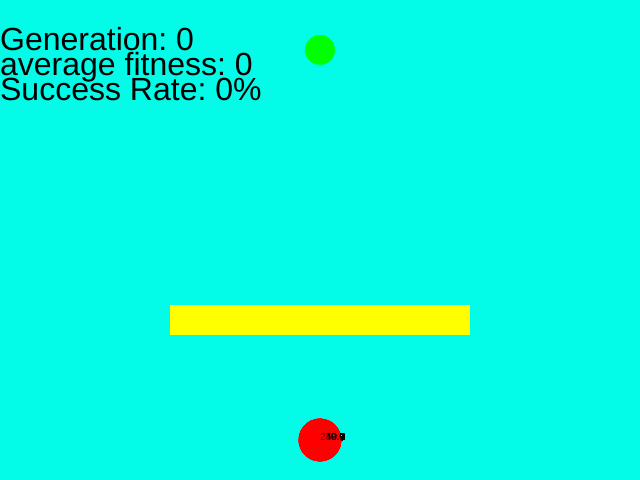
Frame 1 (no input)
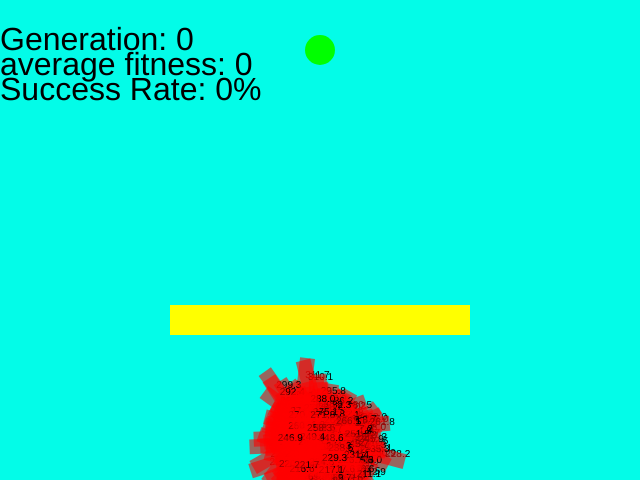
Frame 60 (no input)
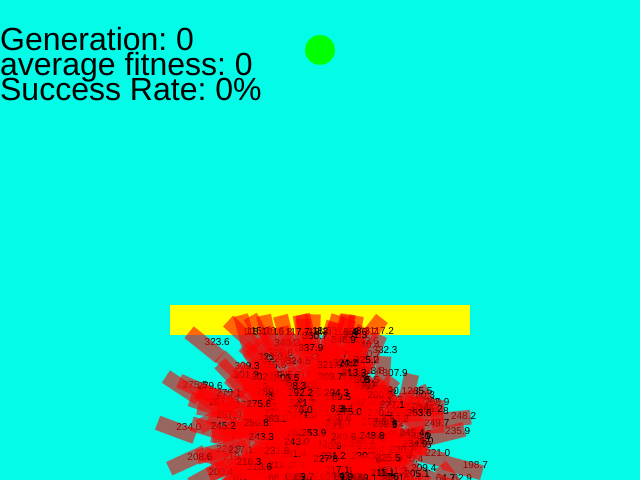
Frame 120 (the mouse pressed at the canvas centre since frame 60)

The p5.js sketch that drew these frames (run headless with seeded random() and noise() and a simulated clock; from frame 60 on, the mouse is pressed at the canvas centre):

// p5.js sketch
// ── sketch.js
const LIFE_SPAN = 1000; // life of the flies
const POP_SIZE = 500 // population size
const REWARD_MULT = 1000 // reward of finding food
const PUNISH_DIV = 3 // punshment for hitting stuff
const MUTATION_RATE = 0.1 // rates of fly mutation

let count = 0;
let generation = 0;
let averageFit = 0;
let successRate = 0;


function setup() {
    createCanvas(640, 480);

    population = new Population(LIFE_SPAN, POP_SIZE, REWARD_MULT, PUNISH_DIV);
}
function draw() {
    background(3, 252, 232);
    textSize(32);
    text("Generation: " + generation, 0, 50);
    text ("average fitness: " + averageFit, 0, 75)
    text("Success Rate: " + successRate + "%", 0, 100);
    population.run(count);
    count++;

    if(count == LIFE_SPAN){
        population.evaluate();
        averageFit = population.findAverageFitness();
        successRate = population.successRate;
        let newFlies = population.generateNewPopulation(MUTATION_RATE);
        population = new Population(LIFE_SPAN, POP_SIZE, REWARD_MULT, PUNISH_DIV, newFlies);
        count = 0;
        generation++;
    }
}
// ── DNA.js
class DNA {
    constructor(length) {
        this.genes = []

        for (let i = 0; i < length; i++){
            this.genes[i] = p5.Vector.random2D();
            this.genes[i].setMag(0.1); 
        }

    }

    generateMergedDNA(mutationRate, parentA, parentB){

        let tempGenes = [];

        for(let i = 0; i < parentA.dna.genes.length; i++){

            let p = int(random());

            tempGenes.push(p ? parentA.dna.genes[i] : parentB.dna.genes[i]);

            let shouldMutate = random();

            if (mutationRate > shouldMutate){
                tempGenes[i] = p5.Vector.random2D();
                tempGenes[i].setMag(0.1);
            }
        }

        this.genes = tempGenes;
    }
}
// ── Fly.js
class Fly {
    constructor(lifeSpan, reward, punishment, food) {
        this.pos = createVector(width/2, height - 40);
        this.acc = createVector();
        this.vel = createVector ();
        this.dna = new DNA(lifeSpan);
        this.reward = reward;
        this.punishment = punishment;
        this.food = food;
        this.fitness = 0;
        this.hitSomething = false;
        this.gotFood = false;
    }

    
    calcFitness(){
        // fitness
        let distance = dist(this.pos.x, this.pos.y, this.food.pos.x, this.food.pos.y)
        this.fitness = map(distance, 0, width, width, 0)

        // Apply Modifiers
        if(distance <= this.food.radius){
            this.fitness *= this.reward;
        }

        if(this.hitSomething){
            this.fitness /= this.punishment
        }
    }
    update(count, wall){
        if(!this.hitSomething){
            this.applyForce(this.dna.genes[count]);
            this.vel.add(this.acc);
            this.pos.add(this.vel);
            this.acc.mult(0);
        }
        // Hit edges
        if(this.pos.y > height || this.pos.y < 0 || this.pos.x > width || this.pos.x < 0){
            this.hitSomething = true;
        }
        // Hit Wall
        if (wall.hitWall(this.pos.x, this.pos.y)){
            this.hitSomething = true;
        }
        // Check Food
        let distance = dist(this.pos.x, this.pos.y, this.food.pos.x, this.food.pos.y);
        if(distance < this.food.radius){
            this.gotFood = true;
            this.hitSomething = true;
        }

        this.calcFitness();
    }
    applyForce(force){
        this.acc.add(force);
    }
    show(){
        push();
        noStroke();
        translate(this.pos.x, this.pos.y);
        fill(0);
        textSize(10);
        text(this.fitness.toFixed(1), 0, 0);
        rotate(this.vel.heading());
        fill(255, 0, 0, 150);
        rectMode(CENTER);
        rect(0, 0, 40, 15);
        pop()
    }
}
// ── Food.js
class Food {
    constructor(x, y, radius) {
        this.pos = createVector(x,y);
        this.radius = radius;
    }

    show(){
        push();
        noStroke();
        translate(this.pos.x, this.pos.y);
        fill(0, 255, 0);
        ellipse(0, 0, this.radius, this.radius);
        pop();
    }
}
// ── Population.js
class Population {
    constructor(lifeSpan, popSize, reward, punishment, newPopulation){
        this.lifeSpan = lifeSpan;
        this.popSize = popSize;
        this.punishment = punishment;
        this.reward = reward;
        this.successRate = 0;

        this.food = new Food(width/2, 50, 30);
        this.wall = new Wall(width/2, height - height/3, 300, 30);

        this.flies = [];
        this.pool = [];

        if (newPopulation === undefined){
            for(let i = 0; i < this.popSize; i++){
                this.flies[i] = new Fly(this.lifeSpan, this.reward, this.punishment, this.food);
            }
        }else{
            this.flies = newPopulation;
        }
    }

    evaluate(){
        let maxFit = 0;
        for(let i = 0; i < this.popSize; i++){

            if(this.flies [i].gotFood){
                this.successRate += 1;
            }

            if (this.flies[i].fitness > maxFit){
                maxFit = this.flies[i].fitness;
            }
        }

        this.successRate = ((this.successRate/this.popSize) * 100).toFixed(1);

        for(let i = 0; i < this.popSize; i++){
            let poolRank = int(this.flies[i].fitness / maxFit * 40)

            for(let j = 0; j < poolRank; j++){
                this.pool.push(this.flies[i]);
            }
        }
    }

    findAverageFitness(){
        let totalFitness = 0;
        for(let i = 0; i < this.popSize; i++){
            totalFitness += this.flies[i].fitness;
        }
        return totalFitness/this.popSize.toFixed(20);
    }

    generateNewPopulation(mutationRate){
       
        let newFlies = [];
      
        for(let i = 0; i < this.popSize; i++){
            
            let newFly = new Fly(this.lifeSpan, this.reward, this.punishment, this.food);
           
            let randomA = int(random(0, this.pool.length));
            let randomB = int(random(0, this.pool.length));
            
            let parentA = this.pool[randomA];
            let parentB = this.pool[randomB];
            
            newFly.dna.generateMergedDNA(mutationRate, parentA, parentB);
            newFlies.push(newFly);

            
        }
        return newFlies;
    }

    run(count){
        this.food.show();
        this.wall.show();
        for(let i = 0; i < this.popSize; i++){
            this.flies[i].update(count, this.wall);
            this.flies[i].show();
        }
    }
}
// ── Wall.js
class Wall {
    constructor(x, y, w, h) {
        this.pos = createVector(x, y);
        this.w = w;
        this.h = h;

    }
    show(){
        push();
        noStroke();
        fill(255, 255, 0);
        translate(this.pos.x, this.pos.y);
        rectMode(CENTER);
        rect(0, 0, this.w, this.h);
        pop();

    }

    hitWall(flyX, flyY) {
        // Check if the flies position is within the bounds of the wall
        if (flyX > this.pos.x - this.w / 2 && flyX < this.pos.x + this.w / 2 && flyY > this.pos.y - this.h / 2 && flyY < this.pos.y + this.h / 2) {
            // If so we have hit the wall
            return true;
        } else {
            // Otherwise we haven't
            return false;
        }
    }
}
